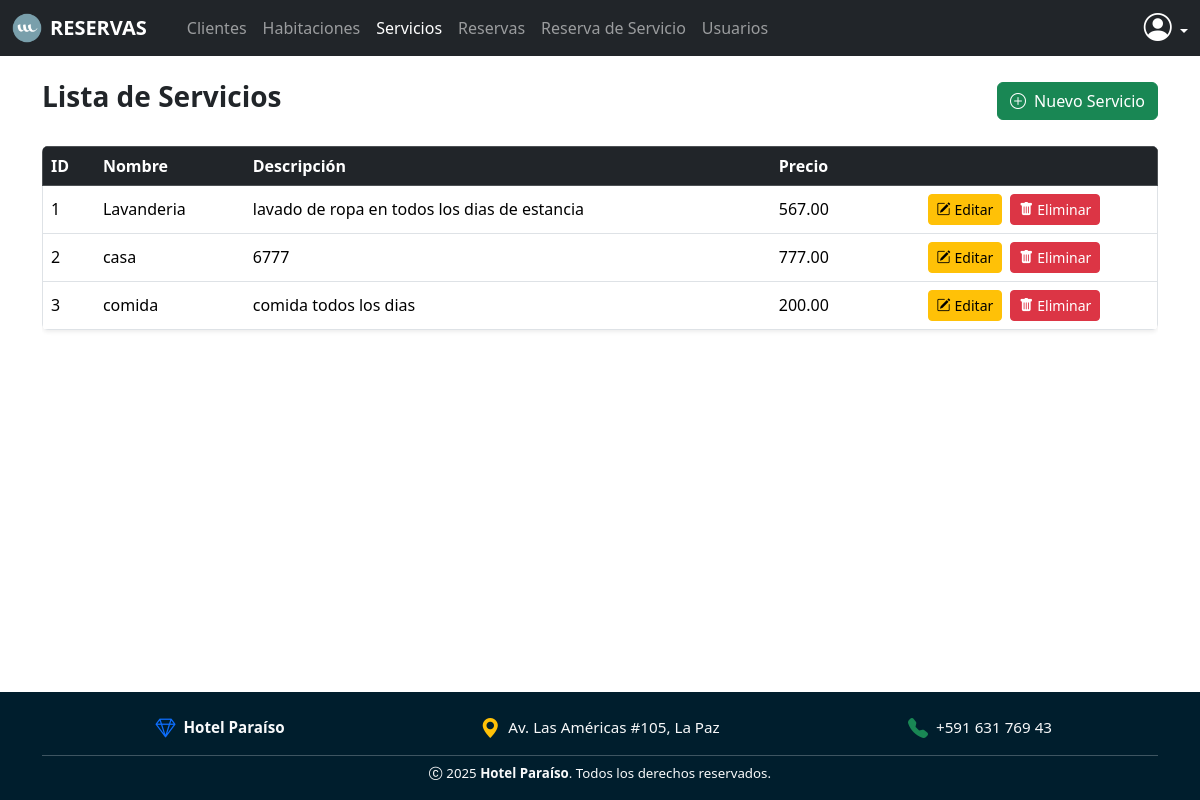
Screenshot of /servicios/ (signed in) with the database file from the repository.
### models/servicio_model.py (models this page shows, shortened)
class Servicio(db.Model):
    __tablename__ = 'servicios'
    id = db.Column(db.Integer, primary_key=True)
    nombre = db.Column(db.String(100), nullable=False)  # Ejemplo: "Lavandería", "Desayuno", "Spa"
    descripcion = db.Column(db.String(255), nullable=True)
    precio = db.Column(db.Float, nullable=False)
    res_servicio = db.relationship('ReservaServicio', back_populates='servicio', cascade='all, delete-orphan')
    @staticmethod
    def get_all():
        return Servicio.query.all()
    def delete(self):
        db.session.delete(self)
        db.session.commit()

### controllers/servicio_controller.py (the view)
@servicio_bp.route('/')
@login_required
def index():
    servicios = Servicio.get_all()
    return servicio_view.list(servicios)

### run.py (called while the page is built)
@login_manager.user_loader
def load_user(user_id):
    tipo = session.get('tipo_usuario')  # puede ser 'cliente' o 'usuario'
    if tipo == 'cliente':
        return Cliente.query.get(int(user_id))
    elif tipo == 'usuario':
        return Usuario.query.get(int(user_id))
    return None

@app.context_processor
def inject_user_or_client():
    from flask_login import current_user
    if current_user.is_authenticated:
        if hasattr(current_user, 'rol'):
            return dict(usuario=current_user, cliente=None)
        else:
            return dict(usuario=None, cliente=current_user)
    return dict(usuario=None, cliente=None)

@app.context_processor
def inject_active_path():
    def is_active(path):
        return 'active' if request.path == path else ''
    return dict(is_active=is_active)

### views/servicio_view.py (called while the page is built)
def list(servicios):
    return render_template('servicios/index.html', servicios=servicios,usuario=current_user)

### templates/servicios/index.html (shortened to what this page needs)
{% extends 'sistema.html' %}
{% block content %}
<div class="d-flex justify-content-between align-items-center mb-4 mt-4">
    <h3 class="fw-semibold text-dark">
        Lista de Servicios
    </h3>
    <a href="{{ url_for('servicio.create') }}" class="btn btn-success" data-bs-toggle="modal"
        data-bs-target="#registroServicioModal">
        <i class="bi bi-plus-circle me-1"></i> Nuevo Servicio
    </a>
</div>
<div class="table-responsive" style="overflow-x: auto;">
    <table class="table table-hover align-middle shadow-sm rounded overflow-hidden table-responsive">
        <thead class="table-dark border-1">
            <tr>
                <th>ID</th>
                <th>Nombre</th>
                <th>Descripción</th>
                <th>Precio</th>
                <th></th>
            </tr>
        </thead>
        <tbody class="border-1">
            {% for item in servicios %}
            <tr>
                <td>{{ item.id }}</td>
                <td>{{ item.nombre }}</td>
                <td>{{ item.descripcion }}</td>
                <td>{{ "%.2f"|format(item.precio) }}</td>
                <td class="text-center">
                    <div class="d-flex flex-column flex-sm-row justify-content-center align-items-center gap-2">
                        <button class="btn btn-warning btn-sm d-flex align-items-center" data-bs-toggle="modal"
                            data-bs-target="#editarServicioModal{{ item.id }}">
                            <i class="bi bi-pencil-square me-1"></i><span class="d-none d-md-inline">Editar</span>
                        </button>
                        <a href="{{ url_for('servicio.delete', id=item.id) }}"
                            class="btn btn-danger btn-sm d-flex align-items-center"
                            onclick="return confirm('¿Estás seguro de eliminar este servicio?');">
                            <i class="bi bi-trash-fill me-1"></i><span class="d-none d-md-inline">Eliminar</span>
                        </a>
                    </div>
                </td>
            </tr>
            {% endfor %}
        </tbody>
    </table>
</div>
{% endblock %}

### static/style.css (style rules this page uses)
html, body { height: 100%; margin: 0; overflow: hidden; }
html, body { height: 100%; margin: 0; }

### rows the page displays
Servicio: id "1", nombre "Lavanderia", descripcion "lavado de ropa en todos los dias de estancia", precio "567.00"
Servicio: id "2", nombre "casa", descripcion "6777", precio "777.00"
Servicio: id "3", nombre "comida", descripcion "comida todos los dias", precio "200.00"
